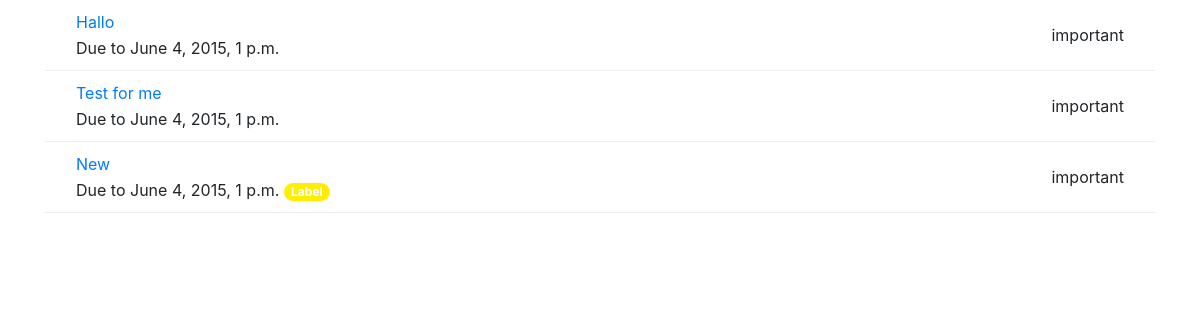
The app's page /tasks/ (signed in) with its own data.
### tasks/models.py (models this page shows, shortened)
class Task(models.Model):
    task_text = models.CharField(max_length=64)
    task_description = models.CharField(max_length=512)
    finished_date = models.DateTimeField()
    creation_date = models.DateTimeField()
    is_finished = models.BooleanField(default=False)
    important = models.BooleanField()
    assignedTo = models.ManyToManyField(User)
    labels = models.ManyToManyField(Label)

class Label(models.Model):
    label_text = models.CharField(max_length=32)
    label_description = models.CharField(max_length=129, blank=True, default='')
    label_color = models.CharField(max_length=10)

### tasks/views.py (the view)
# urls.py: path('', views.IndexView.as_view(), name='index'),
class IndexView(LoginRequiredMixin, generic.ListView):
    template_name = 'tasks/index.html'
    context_object_name = 'tasks_list'
    login_url = '/login/'
    def get_queryset(self):
        return Task.objects.filter(assignedTo=self.request.user).order_by('-finished_date')

### tasks/templates/tasks/index.html
{% extends "base_generic.html" %}
{% block content %}
{% if tasks_list %}
	<div class="container container-fluid">
	<ul class="content-list tasks-list issuable-list">
	{% for task in tasks_list %}
		<li class="task">
			<div class="container-fluid container-limited">
			<div class="task-box">
			<div class="task-info-container">
			<div class="task-title title">
			<span class="task-title-text">
			<a href="{% url 'tasks:detail' task.id %}">{{ task.task_text }}</a>
			</span>
			</div>
			<div class="task-info">
				Due to {{ task.finished_date }}
				{% for label in task.labels.all %}
				<a href="#" class="badge badge-pill" style="background-color: {{ label.label_color }}; color: #FFFFFF">{{ label.label_text }}</a>
				{% endfor %}
			</div>
			</div>
				{% if task.important %}
				<div class="pull-right">
					important
				</div>
				{% endif %}
			</div>
			</div>
		</li>
	{% endfor %}
	</ul>
	</div>
{% else %}
	<p>No tasks are available</p>
{% endif %}
{% endblock %}

### static/tasks/tasks.css (style rules this page uses)
.task-title { max-width: 100% display: block; overflow: hidden; text-overflow: ellipsis; white-space: nowrap; }
.tasks-list .task .title { margin-bottom:2px }
.issuable-list li .task-box { display:-webkit-flex; display:flex; }
ul.content-list { margin:5px 0; padding:0; list-style:none; margin:0; }
ul.content-list>li { padding:10px 0; border-bottom:1px solid #eee; display:block; margin:0 }
.tasks-list .task { padding:10px 0 10px 16px; position:relative; }
.issuable-list li .task-box { display:-webkit-flex; display:flex }
.issuable-list li .task-info-container { -webkit-flex:1; flex:1; padding-right:16px }
.pull-right { display: -webkit-flex; display: flex; align-items: center; justify-content: flex-end; margin-right: 16px; }

### records on screen
Task: task_text "Hallo", finished_date "June 4, 2015, 1 p.m.", important "important"
Task: task_text "Test for me", finished_date "June 4, 2015, 1 p.m.", important "important"
Task: task_text "New", finished_date "June 4, 2015, 1 p.m.", important "important"
Label: label_text "Label"
